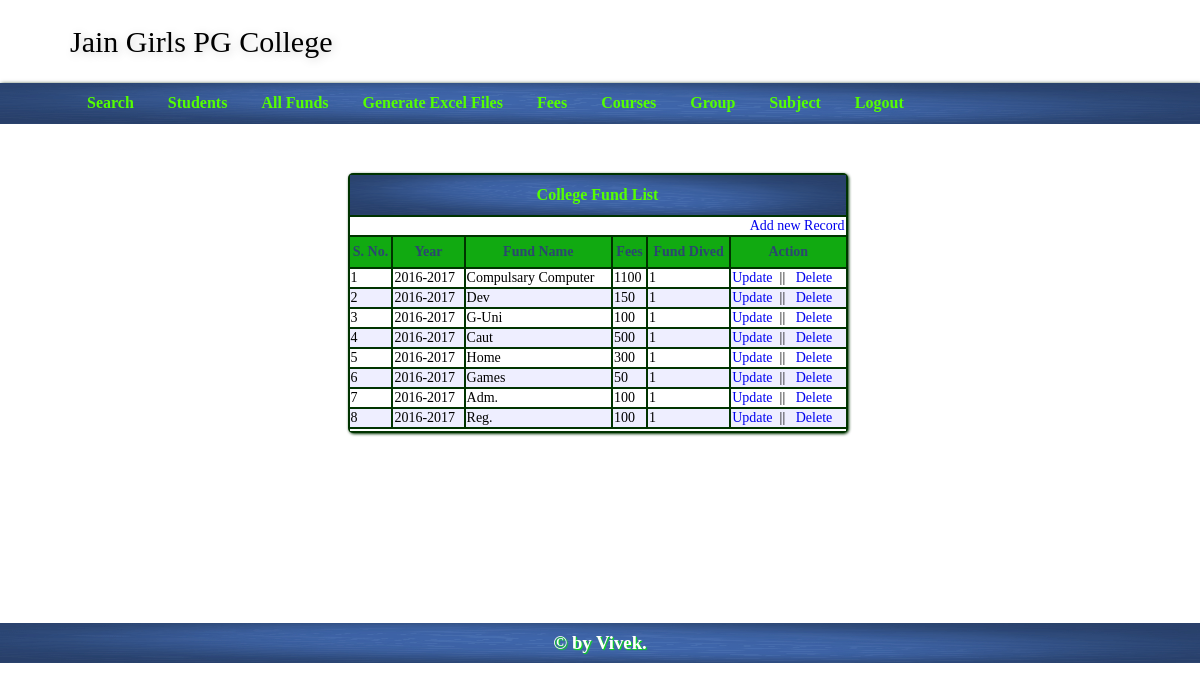
The page /index.php?mod=cfund&do=cfundlist (signed in) on the database its author committed.
### tables this page shows
CREATE TABLE IF NOT EXISTS `collegefund` (
  `id` int(5) NOT NULL AUTO_INCREMENT,
  `fund` varchar(40) DEFAULT NULL,
  `fees` int(4) DEFAULT NULL,
  `year` varchar(10) DEFAULT NULL,
  `dived` enum('1','2') NOT NULL,
  PRIMARY KEY (`id`)
);

### index.php (called while the page is built, shortened)
<?php
	$theam="axixa";
	$mod="login";
	$do="login";
	include_once("function.php");
	include_once("header.php");
	if(isset($_SESSION['login_details']) || isset($_SESSION['login_check']))
	{
		if(isset($_GET['mod'])){
			$mod=$_GET['mod'];
			$do=$_GET['do'];
		}
	}
	include_once("module/$mod/$do.php");
	include_once("footer.php");
?>

### function.php (called while the page is built, shortened)
<?php
function PaginationWork($pno='')
{
   global $frmdata ;
   global $frmdataget;
    $recordPerPage=10;
   $frmdata['to']=$recordPerPage;
   if($frmdataget['pageNumber']<=1)
   {
       $frmdata['from']=0;
     }
   else
        $frmdata['from']= $recordPerPage * ( ( (int) $frmdataget['pageNumber']) - 1);
}
?>

### module/cfund/cfundlist.php (the view, shortened to what this page needs)
<table class="<?php echo $theam;?>_list">
	<tr>
    	<td colspan="7">College Fund List</td>
    </tr>
    <tr>
    	<td colspan="7" align="right"><a href="index.php?mod=cfund&do=cfundedit">Add new Record</a></td>
    </tr>
    <tr>
    	<td>S. No.</td>
        <td>Year</td>
        <td>Fund Name</td>
        <td>Fees</td>
        <td>Fund Dived</td>
        <td>Action</td>
    </tr>
    <?php
		$rs=mysqli_query($con,'SELECT COUNT(*) AS tot FROM collegefund LIMIT 1') ;
		$totRslt=mysqli_fetch_assoc($rs);
			$list=mysqli_query($con,"select id,fund,fees, year, dived from collegefund order by id desc LIMIT ".$frmdata['from'].", ".$frmdata['to']);
		$i=1;
		while($cfunddata=mysqli_fetch_assoc($list)){
			?>
            <tr>
            	<td><?php echo $i++;?></td>
                <td><?php echo $cfunddata['year'];?></td>
                <td><?php echo $cfunddata['fund']; ?></td>
                <td><?php echo $cfunddata['fees'];?></td>
                <td><?php echo $cfunddata['dived'];?></td>
                <td><a href="index.php?mod=cfund&do=cfundedit&id=<?php echo $cfunddata['id'];?>">Update</a>&nbsp;&nbsp;||&nbsp;&nbsp;
                	<a href="#" onClick="deleteData(<?php echo $cfunddata['id'];?>)">Delete</a>
                </td>
            </tr>
            <?php
		}
	?>
        <tr>
    	<td colspan="10"><?php PaginationDisplay($totRslt['tot'],'index.php?mod=cfund&do=cfundlist&pageNumber=','');?>
</td>
    </tr>
</table>

### css/axixa_style.css (style rules this page uses)
* { font-family:Verdana; }
body,nav,ul,li,h1,h3,h2 { margin:0; padding:0; }
a { text-decoration:none; }
#axixa_wrapper .axixa_list,#axixa_wrapper .axixa_form { margin:0 auto; box-shadow:1px 1px 3px #030; min-width:500px; background-color:#030; border-radius:5px; }
#axixa_wrapper .axixa_list tr:first-child,#axixa_wrapper .axixa_form tr:first-child,#axixa_wrapper .axixa_form tr:last-child { background-image:url(back.png); background-size:100% 100%; color:#5F0; height:40px; text-align:center; font-weight:bold; font-size:16px; }
#axixa_wrapper .axixa_list tr:nth-child(odd),#axixa_wrapper .axixa_form tr:nth-child(odd) { background-color:#eef; }
#axixa_wrapper .axixa_list tr:nth-child(3) { background-color:#1a1; background-size:100% 100%; color: #2c4671; text-align:center; font-weight:bold; height:30px; font-size:14px; }
#axixa_wrapper .axixa_list tr,#axixa_wrapper .axixa_form tr { background-color:#fff; min-height:40px; font-size:14px; }

### rows shown on the page
collegefund: year "2016-2017", fund "Compulsary Computer", fees "1100", dived "1"
collegefund: year "2016-2017", fund "Dev", fees "150", dived "1"
collegefund: year "2016-2017", fund "G-Uni", fees "100", dived "1"
collegefund: year "2016-2017", fund "Caut", fees "500", dived "1"
collegefund: year "2016-2017", fund "Home", fees "300", dived "1"
collegefund: year "2016-2017", fund "Games", fees "50", dived "1"
collegefund: year "2016-2017", fund "Adm.", fees "100", dived "1"
collegefund: year "2016-2017", fund "Reg.", fees "100", dived "1"
